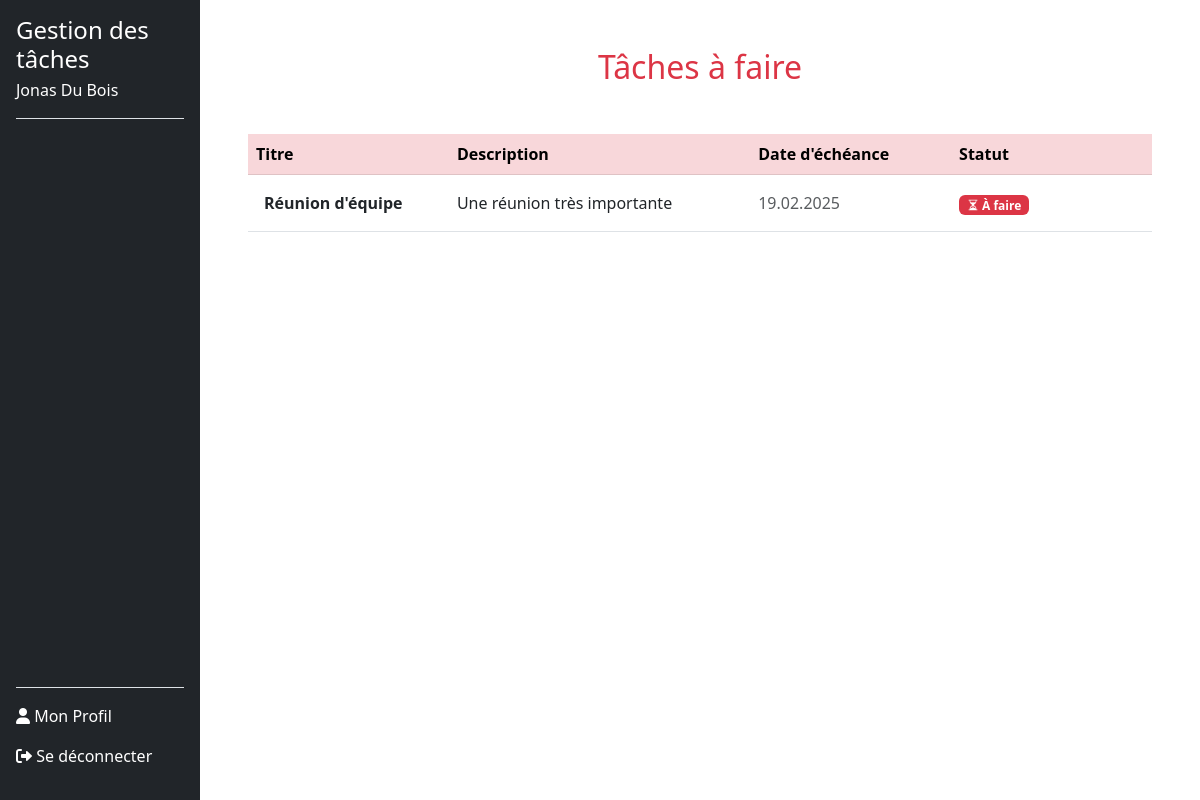
The app's page /taches_a_faire.php (signed in), older data.
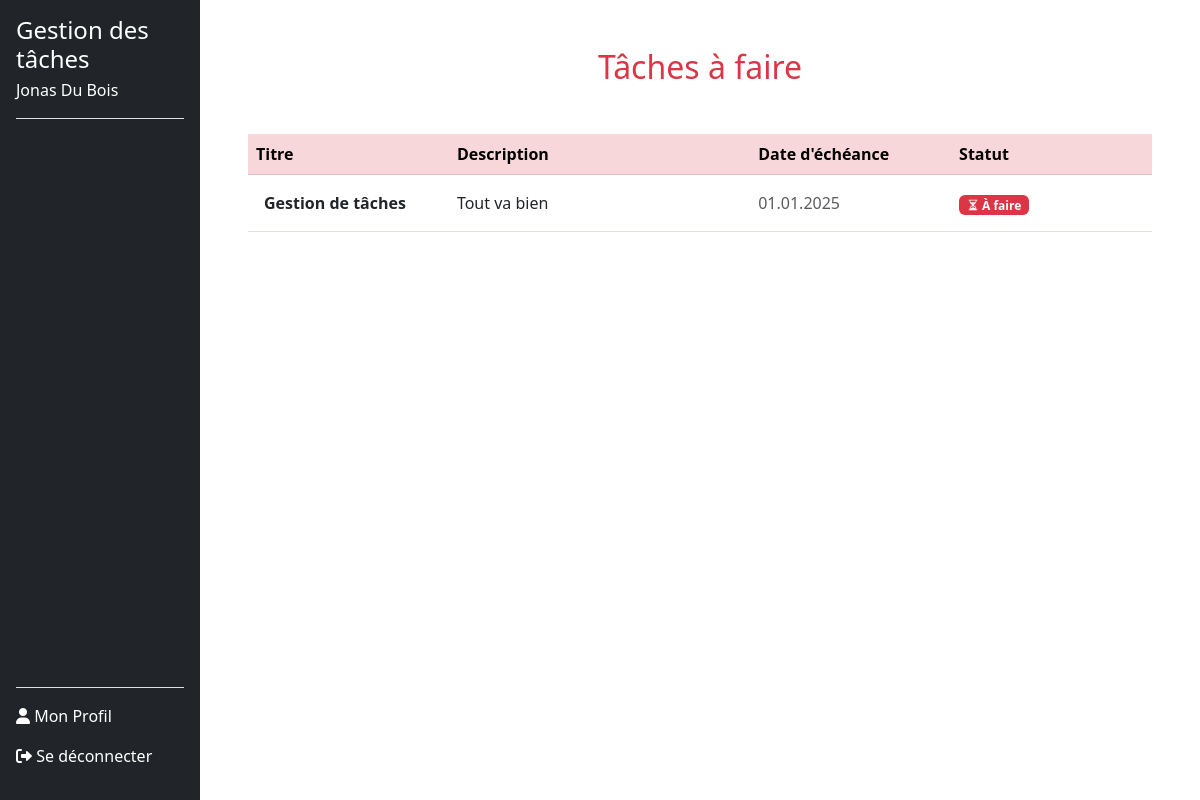
The same page, newer data.
### tables this page shows
CREATE TABLE tasks (
        id INTEGER PRIMARY KEY AUTOINCREMENT,
        userId INTEGER NOT NULL,
        titre TEXT NOT NULL,
        description TEXT DEFAULT NULL,
        dateEcheance DATE DEFAULT NULL,
        statut TEXT CHECK(statut IN ('a_faire', 'en_cours', 'termine')) DEFAULT 'a_faire',
        createdAt TIMESTAMP DEFAULT CURRENT_TIMESTAMP, 
        FOREIGN KEY (userId) REFERENCES users(id) ON DELETE CASCADE
    );

### src/dbManager/DbManagerCRUD.php (called while the page is built, shortened)
<?php
class DbManagerCRUD implements I_ApiCRUD
{
    private $db;
    public function __construct()
    {
        $config = parse_ini_file(__DIR__ . '/../config/db.ini');
        $dsn = $config['dsn'];
        $username = $config['username'];
        $password = $config['password'];
        $this->db = new \PDO($dsn, $username, $password);
    }
    public function rendPersonnes(string $email): array
    {
        $sql = "SELECT * FROM users WHERE email = :email;";
        $stmt = $this->db->prepare($sql);
        $stmt->bindParam(':email', $email, \PDO::PARAM_STR);
        try {
            $stmt->execute();
            $donnees = $stmt->fetchAll(\PDO::FETCH_ASSOC);
            $tabUsers = [];
            foreach ($donnees as $donneesUser) {
                $user = new Users(
                    $donneesUser["prenom"],
                    $donneesUser["nom"],
                    $donneesUser["email"],
                    $donneesUser["noTel"],
                    $donneesUser["motDePasse"],
                    $donneesUser["id"]
                );
                $tabUsers[] = $user;
            }
            return $tabUsers;
        } catch (\PDOException $e) {
            error_log("Erreur lors de la récupération des utilisateurs : " . $e->getMessage());
            return [];
        }
    }
    public function getTasksByUserIdAndStatus($userId, $status)
    {
        try {
            $stmt = $this->db->prepare('
            SELECT t.id, t.titre, t.description, t.dateEcheance, t.statut
            FROM tasks t
            JOIN task_users tu ON t.id = tu.taskId
            WHERE tu.userId = :userId AND t.statut = :status
        ');
            $stmt->execute(['userId' => $userId, 'status' => $status]);
            $tasks = [];
            while ($taskData = $stmt->fetch(\PDO::FETCH_ASSOC)) {
                $task = new Task(
                    $taskData['titre'],
                    $taskData['description'],
                    [],
                    $taskData['dateEcheance'],
                    $taskData['statut']
                );
                $tasks[] = $task;
            }
            return $tasks;
        } catch (\PDOException $e) {
            throw new \Exception("Erreur lors de la récupération des tâches : " . $e->getMessage());
        }
    }
}

### Includes/functions.php (called while the page is built, shortened)
<?php
function getUserByEmail($email, $dbManager) {
    $userInfoArray = $dbManager->rendPersonnes($email);
    return !empty($userInfoArray) ? $userInfoArray[0] : null;
}
function getStatusBadgeClass(string $statut): string
{
    $badgeClasses = [
        'À faire' => 'bg-danger',
        'En cours' => 'bg-warning',
        'Terminé' => 'bg-success',
    ];
    return $badgeClasses[$statut] ?? 'bg-secondary';
}
?>

### src/dbManager/Users.php (called while the page is built, shortened)
<?php
class Users {
    private $id;
    public function __construct(string $prenom, string $nom, string $email, string $noTel, string $motDePasse ,int $id = 0) {
        $this->id = $id;
    }
    public function rendId(): int {
        return (int)$this->id;
    }
}

### src/dbManager/Task.php (called while the page is built, shortened)
<?php
class Task
{
    private $titre;
    private $description;
    private $dateEcheance;
    private $statut;
    public function __construct(
        string $titre,
        string $description = null,
        array $userIds = null,
        string $dateEcheance = null,
        string $statut = 'a_faire',
        int $id = 0,
    ) {
        $this->titre = $titre;
        $this->description = $description;
        $this->dateEcheance = $dateEcheance;
        $this->statut = $statut;
    }
    private function isValidDate(string $date): bool
    {
        $d = DateTime::createFromFormat('Y-m-d', $date);
        return $d && $d->format('Y-m-d') === $date;
    }
    public function rendTitre(): string
    {
        return $this->titre;
    }
    public function rendDescription(): ?string
    {
        return $this->description;
    }
    public function getFormattedDateEcheance(): ?string
    {
        if ($this->dateEcheance) {
            $d = DateTime::createFromFormat('Y-m-d', $this->dateEcheance);
            return $d ? $d->format('d.m.Y') : null;
        }
        return null;
    }
    public function getFormattedStatut(): string
    {
        $statutTraduction = [
            'a_faire' => 'À faire',
            'en_cours' => 'En cours',
            'termine' => 'Terminé',
        ];
        return $statutTraduction[$this->statut] ?? 'Inconnu';
    }
}

### taches_a_faire.php (the view, shortened to what the changed rows need)
<?php
require_once 'includes/functions.php';
$dbManager = new DbManagerCRUD();
$email = $_SESSION['email_user'];
$userInfo = getUserByEmail($email, $dbManager);
$userId = $userInfo->rendId();
$tachesAFaire = $dbManager->getTasksByUserIdAndStatus($userId, 'a_faire');
?>
<!DOCTYPE html>
<html lang="fr">
<head>
    <link href="https://cdn.jsdelivr.net/npm/bootstrap@5.3.0-alpha3/dist/css/bootstrap.min.css" rel="stylesheet">
    <link href="style/styleSheet.css" rel="stylesheet">
    <link href="https://cdn.jsdelivr.net/npm/bootstrap-icons/font/bootstrap-icons.css" rel="stylesheet">
</head>
<body>
    <div class="d-flex">
        <?php include 'includes/sidebar.php'; ?>
        <div class="main-content ms-auto col-md-9 col-lg-10 p-5">
            <h2 class="text-center mb-4 text-danger">Tâches à faire</h2>
            <?php if (empty($tachesAFaire)): ?>
                <div class="alert alert-info mt-4" role="alert">
                    <p>Aucune tâche à faire pour le moment.</p>
                </div>
            <?php else: ?>
                <div class="table-responsive pt-4">
                    <table class="table table-hover align-middle">
                        <thead class="table-danger">
                            <tr>
                                <th scope="col" style="width: 20%;">Titre</th>
                                <th scope="col" style="width: 30%;">Description</th>
                                <th scope="col" style="width: 20%;">Date d'échéance</th>
                                <th scope="col" style="width: 20%;">Statut</th>
                            </tr>
                        </thead>
                        <tbody>
                            <?php foreach ($tachesAFaire as $task): ?>
                                <tr>
                                    <td scope="row" class="fw-bold text-dark p-3"><?php echo htmlspecialchars($task->rendTitre()); ?></td>
                                    <td class="text-truncate" style="max-width: 300px;">
                                        <?php echo htmlspecialchars($task->rendDescription()); ?>
                                    </td>
                                    <td class="text-muted"><?php echo htmlspecialchars($task->getFormattedDateEcheance()); ?></td>
                                    <td>
                                        <span class="badge <?php echo getStatusBadgeClass($task->getFormattedStatut()); ?> me-1">
                                            <i class="bi bi-hourglass-split"></i> <?php echo htmlspecialchars($task->getFormattedStatut()); ?>
                                        </span>
                                    </td>
                                </tr>
                            <?php endforeach; ?>
                        </tbody>
                    </table>
                </div>
            <?php endif; ?>
        </div>
    </div>
</body>
</html>

Row changes from the older to the newer data that the page shows:
no longer on this page (row edited): tasks: titre "Réunion d'équipe", description "Une réunion très importante", dateEcheance "19.02.2025", statut "À faire"
now on this page (row edited): tasks: titre "Gestion de tâches", description "Tout va bien", dateEcheance "01.01.2025", statut "À faire"
